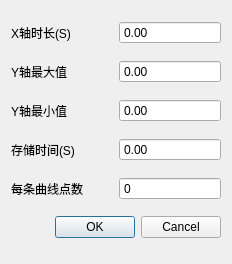
<?xml version="1.0" encoding="UTF-8"?>
<ui version="4.0">
 <class>DlgSetXYRange</class>
 <widget class="QDialog" name="DlgSetXYRange">
  <property name="geometry">
   <rect>
    <x>0</x>
    <y>0</y>
    <width>232</width>
    <height>264</height>
   </rect>
  </property>
  <property name="windowTitle">
   <string>设置XY坐标轴范围</string>
  </property>
  <layout class="QGridLayout" name="gridLayout">
   <item row="5" column="0" colspan="2">
    <widget class="QDialogButtonBox" name="buttonBox">
     <property name="orientation">
      <enum>Qt::Horizontal</enum>
     </property>
     <property name="standardButtons">
      <set>QDialogButtonBox::Cancel|QDialogButtonBox::Ok</set>
     </property>
    </widget>
   </item>
   <item row="0" column="0">
    <widget class="QLabel" name="label">
     <property name="text">
      <string>X轴时长(S)</string>
     </property>
    </widget>
   </item>
   <item row="1" column="0">
    <widget class="QLabel" name="label_2">
     <property name="text">
      <string>Y轴最大值</string>
     </property>
    </widget>
   </item>
   <item row="2" column="0">
    <widget class="QLabel" name="label_3">
     <property name="text">
      <string>Y轴最小值</string>
     </property>
    </widget>
   </item>
   <item row="0" column="1">
    <widget class="QDoubleSpinBox" name="doubleSpinBox_xTimes">
     <property name="buttonSymbols">
      <enum>QAbstractSpinBox::NoButtons</enum>
     </property>
     <property name="maximum">
      <double>10.000000000000000</double>
     </property>
    </widget>
   </item>
   <item row="4" column="0">
    <widget class="QLabel" name="label_4">
     <property name="text">
      <string>每条曲线点数</string>
     </property>
    </widget>
   </item>
   <item row="1" column="1">
    <widget class="QDoubleSpinBox" name="doubleSpinBox_yMaxValue">
     <property name="buttonSymbols">
      <enum>QAbstractSpinBox::NoButtons</enum>
     </property>
     <property name="minimum">
      <double>-18446744073709551616.000000000000000</double>
     </property>
     <property name="maximum">
      <double>18446744073709551616.000000000000000</double>
     </property>
    </widget>
   </item>
   <item row="2" column="1">
    <widget class="QDoubleSpinBox" name="doubleSpinBox_yMinValue">
     <property name="buttonSymbols">
      <enum>QAbstractSpinBox::NoButtons</enum>
     </property>
     <property name="minimum">
      <double>-18446744073709551616.000000000000000</double>
     </property>
     <property name="maximum">
      <double>18446744073709551616.000000000000000</double>
     </property>
    </widget>
   </item>
   <item row="3" column="0">
    <widget class="QLabel" name="label_5">
     <property name="text">
      <string>存储时间(S)</string>
     </property>
    </widget>
   </item>
   <item row="3" column="1">
    <widget class="QDoubleSpinBox" name="doubleSpinBox_storeTimes">
     <property name="buttonSymbols">
      <enum>QAbstractSpinBox::NoButtons</enum>
     </property>
     <property name="maximum">
      <double>10.000000000000000</double>
     </property>
    </widget>
   </item>
   <item row="4" column="1">
    <widget class="QSpinBox" name="spinBox_points">
     <property name="buttonSymbols">
      <enum>QAbstractSpinBox::NoButtons</enum>
     </property>
     <property name="maximum">
      <number>2000</number>
     </property>
    </widget>
   </item>
  </layout>
 </widget>
 <resources/>
 <connections>
  <connection>
   <sender>buttonBox</sender>
   <signal>accepted()</signal>
   <receiver>DlgSetXYRange</receiver>
   <slot>accept()</slot>
   <hints>
    <hint type="sourcelabel">
     <x>248</x>
     <y>254</y>
    </hint>
    <hint type="destinationlabel">
     <x>157</x>
     <y>274</y>
    </hint>
   </hints>
  </connection>
  <connection>
   <sender>buttonBox</sender>
   <signal>rejected()</signal>
   <receiver>DlgSetXYRange</receiver>
   <slot>reject()</slot>
   <hints>
    <hint type="sourcelabel">
     <x>316</x>
     <y>260</y>
    </hint>
    <hint type="destinationlabel">
     <x>286</x>
     <y>274</y>
    </hint>
   </hints>
  </connection>
 </connections>
</ui>
